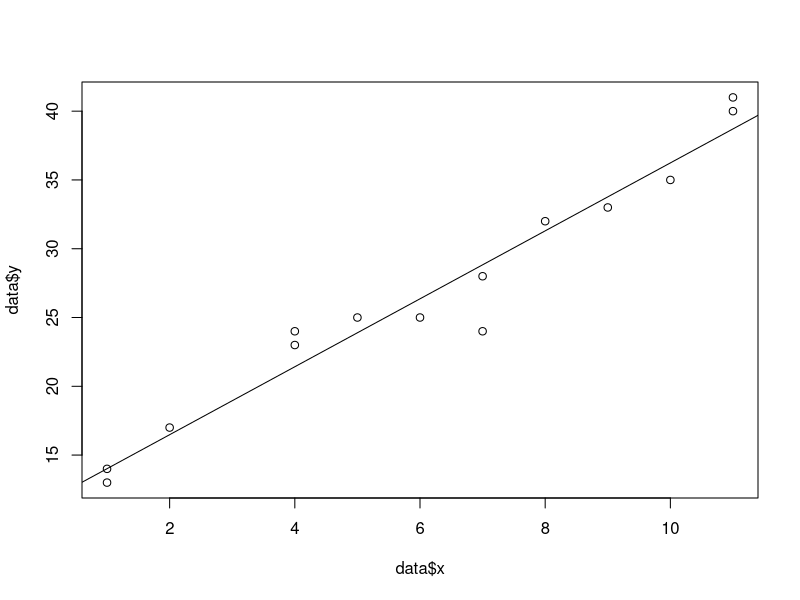
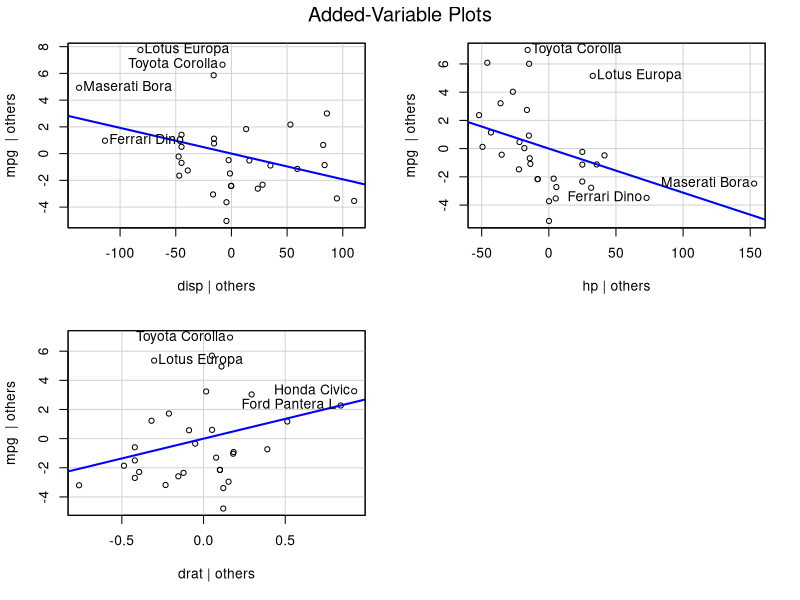

Recreate these plots in R, in order.
# create dateset
data <- data.frame(x = c(1, 1, 2, 4, 4, 5, 6, 7, 7, 8, 9, 10, 11, 11),
                   y = c(13, 14, 17, 23, 24, 25, 25, 24, 28, 32, 33, 35, 40, 41))

# fit simple linear regression model
model <- lm(y~x, data = data)

# create scatterplot of data
plot(data$x, data$y)

# add fitted regression line
abline(model)

# Example: Plotting Multiple Linear Regression Results in R
# fit multiple linear regression model
model <- lm(mpg ~ disp + hp + drat, data = mtcars)

# view summary results
summary(model)

# load car package
library("car")

# produce added variable plots
avPlots(model)
